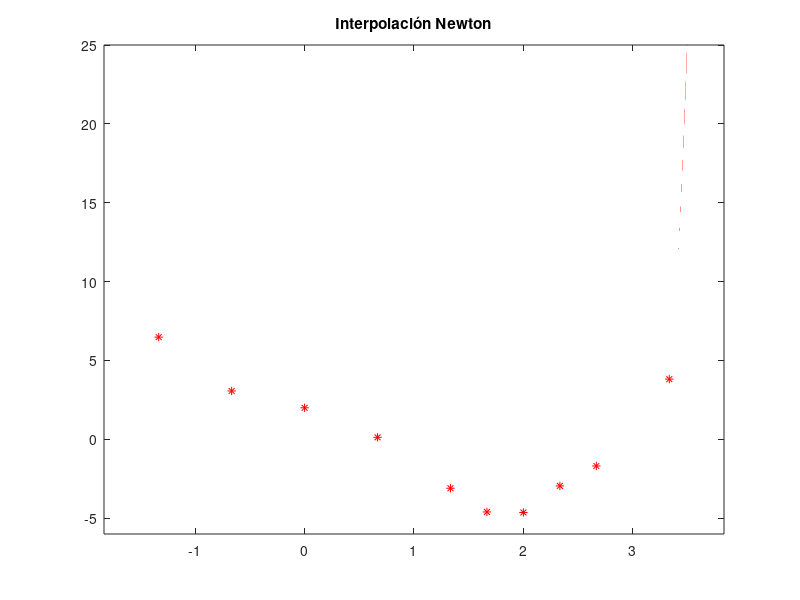

Write the MATLAB code that produced this figure.
clear
clc
 %función real
%h = ((b-a)/(k-1)); %tamaño de paso separacion entre cada punto deseado
%xn = a+(0:(k-1))*h; %valores en x
%yn = [f(xn)];  %valores en y

xn=  [-4/3 -2/3 0 2/3 4/3 5/3 2 7/3 8/3 10/3];
f = @(x)(cos(x.^2)+x.^3-3*x.^2+exp(-2*x));
yn= [f(xn)]
a = min(xn); %punto uno de interpolacion
b = max(xn);  %punto dos de interpolacion
[r,k] = size(yn);  %numero de puntos a considerar
x =(-1.5:.000001:3.5)';

A = ones(k,1); %matriz de una columna y tantas filas como puntos
for i = 1:(k-1)
  A = [A A(:,i).*(xn-xn(i))'];
end
% matriz
A
s = inv(A)*yn'
% hacer la forma de newton
pk = s(1);
xi = ones(size(x));
for i = 2:k
  xi = xi.*(x-xn(i-1));
  pk = pk + s(i)*xi;
end
%norm(abs(pk-f(x)))
%err = norm(abs(pk-yn(x)'))

plot(x, f(x),xn,yn,'r*', x,pk,'r:', x, x*0, 'k:');
axis([a-.5,b+.5,-6,25]);
title("Interpolación Newton");

